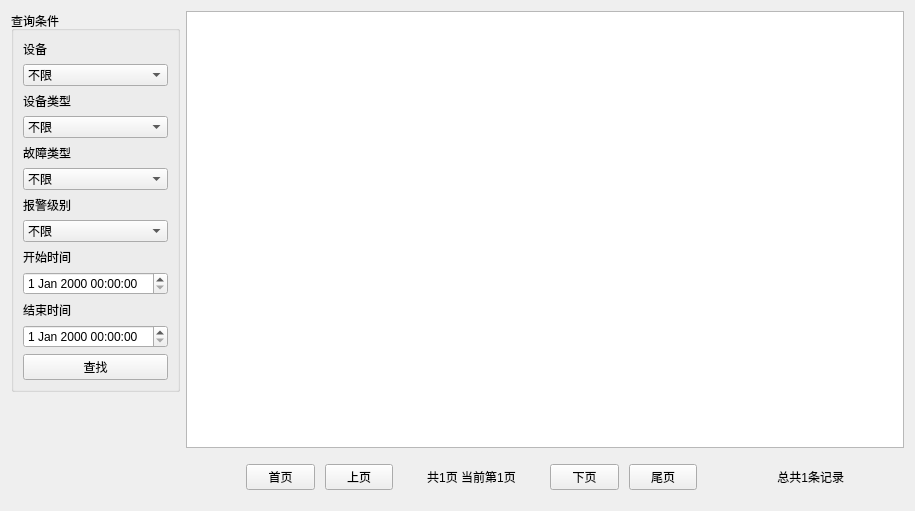
<?xml version="1.0" encoding="UTF-8"?>
<ui version="4.0">
 <class>CiAlarmReport</class>
 <widget class="QWidget" name="CiAlarmReport">
  <property name="geometry">
   <rect>
    <x>0</x>
    <y>0</y>
    <width>915</width>
    <height>511</height>
   </rect>
  </property>
  <property name="windowTitle">
   <string>Form</string>
  </property>
  <layout class="QHBoxLayout" name="horizontalLayout_2">
   <item>
    <layout class="QVBoxLayout" name="verticalLayout_2">
     <item>
      <widget class="QGroupBox" name="groupBox">
       <property name="title">
        <string>查询条件</string>
       </property>
       <layout class="QVBoxLayout" name="verticalLayout">
        <item>
         <widget class="QLabel" name="label">
          <property name="text">
           <string>设备</string>
          </property>
         </widget>
        </item>
        <item>
         <widget class="QComboBox" name="deviceComboBox">
          <item>
           <property name="text">
            <string>不限</string>
           </property>
          </item>
          <item>
           <property name="text">
            <string>道岔</string>
           </property>
          </item>
          <item>
           <property name="text">
            <string>信号机</string>
           </property>
          </item>
          <item>
           <property name="text">
            <string>计轴器</string>
           </property>
          </item>
          <item>
           <property name="text">
            <string>应答器</string>
           </property>
          </item>
          <item>
           <property name="text">
            <string>轨道电路</string>
           </property>
          </item>
          <item>
           <property name="text">
            <string>转辙机</string>
           </property>
          </item>
         </widget>
        </item>
        <item>
         <widget class="QLabel" name="label_5">
          <property name="text">
           <string>设备类型</string>
          </property>
         </widget>
        </item>
        <item>
         <widget class="QComboBox" name="typeComboBox">
          <item>
           <property name="text">
            <string>不限</string>
           </property>
          </item>
          <item>
           <property name="text">
            <string>板级</string>
           </property>
          </item>
          <item>
           <property name="text">
            <string>外围</string>
           </property>
          </item>
          <item>
           <property name="text">
            <string>PC</string>
           </property>
          </item>
          <item>
           <property name="text">
            <string>其他</string>
           </property>
          </item>
         </widget>
        </item>
        <item>
         <widget class="QLabel" name="label_2">
          <property name="text">
           <string>故障类型</string>
          </property>
         </widget>
        </item>
        <item>
         <widget class="QComboBox" name="faultTypeComboBox">
          <item>
           <property name="text">
            <string>不限</string>
           </property>
          </item>
          <item>
           <property name="text">
            <string>硬件故障</string>
           </property>
          </item>
          <item>
           <property name="text">
            <string>软件故障</string>
           </property>
          </item>
         </widget>
        </item>
        <item>
         <widget class="QLabel" name="label_3">
          <property name="text">
           <string>报警级别</string>
          </property>
         </widget>
        </item>
        <item>
         <widget class="QComboBox" name="faultLevelComboBox">
          <item>
           <property name="text">
            <string>不限</string>
           </property>
          </item>
          <item>
           <property name="text">
            <string>一级报警</string>
           </property>
          </item>
          <item>
           <property name="text">
            <string>二级报警</string>
           </property>
          </item>
          <item>
           <property name="text">
            <string>三级报警</string>
           </property>
          </item>
         </widget>
        </item>
        <item>
         <widget class="QLabel" name="label_4">
          <property name="text">
           <string>开始时间</string>
          </property>
         </widget>
        </item>
        <item>
         <widget class="QDateTimeEdit" name="beginDateTimeEdit"/>
        </item>
        <item>
         <widget class="QLabel" name="label_6">
          <property name="text">
           <string>结束时间</string>
          </property>
         </widget>
        </item>
        <item>
         <widget class="QDateTimeEdit" name="endDateTimeEdit"/>
        </item>
        <item>
         <widget class="QPushButton" name="monitorButton">
          <property name="text">
           <string>查找</string>
          </property>
         </widget>
        </item>
       </layout>
       <zorder>label</zorder>
       <zorder>monitorButton</zorder>
       <zorder>label_4</zorder>
       <zorder>faultTypeComboBox</zorder>
       <zorder>label_3</zorder>
       <zorder>faultLevelComboBox</zorder>
       <zorder>label_6</zorder>
       <zorder>label_2</zorder>
       <zorder>deviceComboBox</zorder>
       <zorder>endDateTimeEdit</zorder>
       <zorder>beginDateTimeEdit</zorder>
       <zorder>typeComboBox</zorder>
       <zorder>label_5</zorder>
      </widget>
     </item>
     <item>
      <spacer name="verticalSpacer">
       <property name="orientation">
        <enum>Qt::Vertical</enum>
       </property>
       <property name="sizeHint" stdset="0">
        <size>
         <width>20</width>
         <height>40</height>
        </size>
       </property>
      </spacer>
     </item>
    </layout>
   </item>
   <item>
    <layout class="QVBoxLayout" name="verticalLayout_3">
     <item>
      <widget class="QTableView" name="tableView"/>
     </item>
     <item>
      <layout class="QHBoxLayout" name="horizontalLayout" stretch="1,1,2,1,1,2">
       <property name="spacing">
        <number>10</number>
       </property>
       <property name="leftMargin">
        <number>60</number>
       </property>
       <property name="topMargin">
        <number>10</number>
       </property>
       <property name="rightMargin">
        <number>60</number>
       </property>
       <property name="bottomMargin">
        <number>10</number>
       </property>
       <item>
        <widget class="QPushButton" name="firstPage">
         <property name="minimumSize">
          <size>
           <width>50</width>
           <height>0</height>
          </size>
         </property>
         <property name="text">
          <string>首页</string>
         </property>
        </widget>
       </item>
       <item>
        <widget class="QPushButton" name="prevPage">
         <property name="minimumSize">
          <size>
           <width>50</width>
           <height>0</height>
          </size>
         </property>
         <property name="text">
          <string>上页</string>
         </property>
        </widget>
       </item>
       <item>
        <widget class="QLabel" name="totalPage">
         <property name="text">
          <string>共1页 当前第1页</string>
         </property>
         <property name="alignment">
          <set>Qt::AlignCenter</set>
         </property>
        </widget>
       </item>
       <item>
        <widget class="QPushButton" name="nextPage">
         <property name="minimumSize">
          <size>
           <width>50</width>
           <height>0</height>
          </size>
         </property>
         <property name="text">
          <string>下页</string>
         </property>
        </widget>
       </item>
       <item>
        <widget class="QPushButton" name="lastPage">
         <property name="minimumSize">
          <size>
           <width>50</width>
           <height>0</height>
          </size>
         </property>
         <property name="text">
          <string>尾页</string>
         </property>
        </widget>
       </item>
       <item>
        <widget class="QLabel" name="totalRecordLabel">
         <property name="layoutDirection">
          <enum>Qt::LeftToRight</enum>
         </property>
         <property name="text">
          <string>总共1条记录</string>
         </property>
         <property name="alignment">
          <set>Qt::AlignRight|Qt::AlignTrailing|Qt::AlignVCenter</set>
         </property>
        </widget>
       </item>
      </layout>
     </item>
    </layout>
   </item>
  </layout>
 </widget>
 <resources/>
 <connections/>
</ui>
